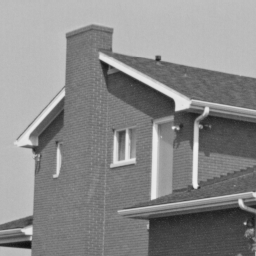
%> input picture Dual-view-CS/DLAMP_Toolbox/Packages/NLH/NLH_v2.0/Images/house.png, 256 x 256 px
$ octave Demo_NLH_Gray_Normal.m   (GNU Octave 9; MATLAB toolbox functions it lacks are replaced by stand-ins)
%> lines starting %> are read from the running program, lines starting %| are printed output that depends on the picture

clear all
close all

% clc
addpath(genpath('../../Noise_Estimation'));

image_name = [
%     'Cameraman256.png'
    'house.png'
%     'peppers256.png'
%     'montage.png'
%     'Lena512.png'
%     'barbara.png'
%     'boat.png'
%     'man.png'
%     'couple.png'
%     'hill.png'
%     'fingerprint.png'
%     'd800_iso6400_3_gray.png'
    ];


    sigma  = 100 ;


    im = im2double(imread(image_name));  %% read a noise-free image and put in intensity range [0,1]
%> im: size 256x256 double; min 0.0627, max 0.937, mean 0.541

    im1= im;

    [M,N]=size(im);
%> M = 256; N = 256


    randn('seed', 0);                          %% generate seed
    im = im + (sigma/255)*randn(size(im)); %% create a noisy image
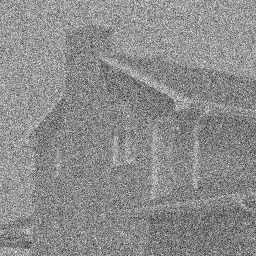
%> im: size 256x256 double; min -1.49, max 2.2, mean 0.542; drawn with min black and max white

%%%%%%%%%%%%%%%%%%%%%%%%%%%%%%%%%%%%%%%%%%%%%%%%%%%%%%%%%%%%%%%%%%
 figure,imshow(im);
%> after `imshow(im)`:
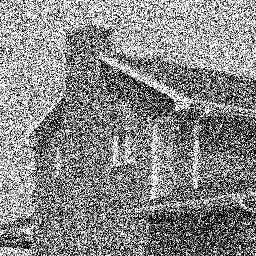
%> displayed picture: size 256x256, on the screen's scale of 0 to 255; min 0, max 255, mean 135.7

%%%%%%%%%%%%%%%%%%%%%%%%%%%%%%%%%%%%%%%%%%%%%%%%%%%%%%%%%%%%%%%%%%%%%%%%%%
%%%%%%%% Noise level estimation

%> (the run ends here)

$ run again, with Dual-view-CS/DLAMP_Toolbox/Packages/NLH/NLH_v2.0/Images/peppers256.png copied over Dual-view-CS/DLAMP_Toolbox/Packages/NLH/NLH_v2.0/Images/house.png
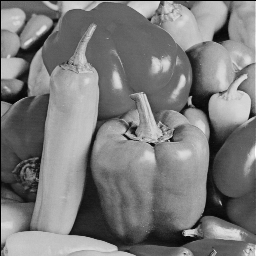
%> input picture Dual-view-CS/DLAMP_Toolbox/Packages/NLH/NLH_v2.0/Images/peppers256.png, 256 x 256 px
%> `im = im + (sigma/255)*randn(size(im));`:
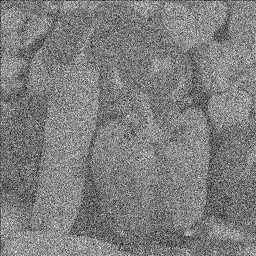
%> im: size 256x256 double; min -1.3, max 2.29, mean 0.484; drawn with min black and max white
%> `imshow(im)`:
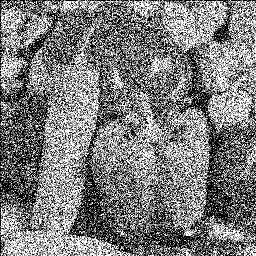
%> displayed picture: size 256x256, on the screen's scale of 0 to 255; min 0, max 255, mean 124.7
